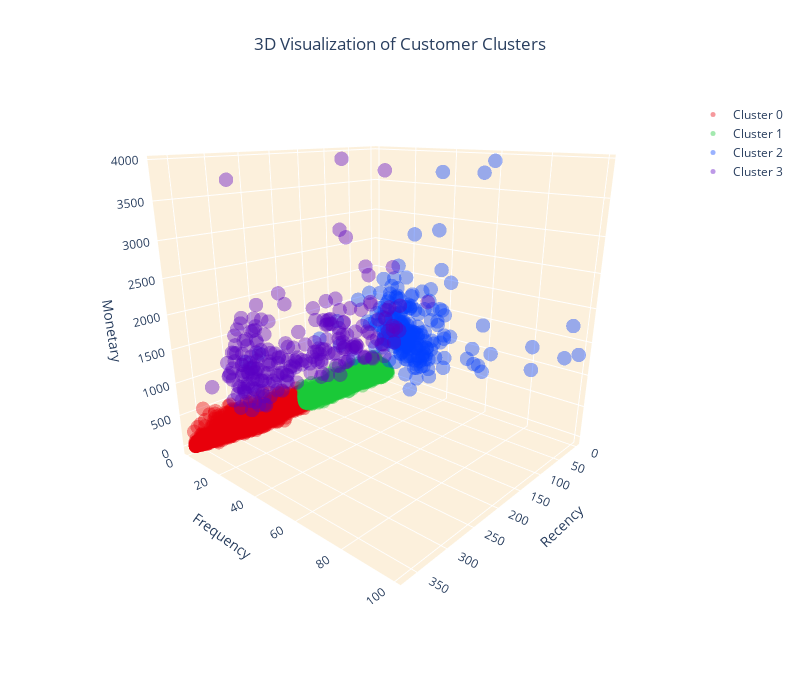

The cell this chart's notebook holds for it:
### Code cell
# Setting up the color scheme for the clusters (RGB order)
colors = ['#e8000b', '#1ac938', '#023eff', '#5a00c2']

# create a 3D scatter plot
cluster_0 = rfm[rfm['cluster'] == 0]
cluster_1 = rfm[rfm['cluster'] == 1]
cluster_2 = rfm[rfm['cluster'] == 2]
cluster_3 = rfm[rfm['cluster'] == 3]

# create a 3D scatter plot
fig = go.Figure()

# add data points for each cluster separately and specify the color
fig.add_trace(go.Scatter3d(x=cluster_0['recency'], y=cluster_0['frequency'], z=cluster_0['monetary'],
                           mode='markers', marker=dict(color=colors[0], size=5, opacity=0.4), name='Cluster 0'))
fig.add_trace(go.Scatter3d(x=cluster_1['recency'], y=cluster_1['frequency'], z=cluster_1['monetary'],
                           mode='markers', marker=dict(color=colors[1], size=5, opacity=0.4), name='Cluster 1'))
fig.add_trace(go.Scatter3d(x=cluster_2['recency'], y=cluster_2['frequency'], z=cluster_2['monetary'],
                           mode='markers', marker=dict(color=colors[2], size=5, opacity=0.4), name='Cluster 2'))
fig.add_trace(go.Scatter3d(x=cluster_3['recency'], y=cluster_3['frequency'], z=cluster_2['monetary'],
                           mode='markers', marker=dict(color=colors[3], size=5, opacity=0.4), name='Cluster 3'))

# Set the title and layout details
fig.update_layout(
    title=dict(text='3D Visualization of Customer Clusters', x=0.5),
    scene=dict(
        xaxis=dict(backgroundcolor="#fcf0dc", gridcolor='white', title='Recency'),
        yaxis=dict(backgroundcolor="#fcf0dc", gridcolor='white', title='Frequency'),
        zaxis=dict(backgroundcolor="#fcf0dc", gridcolor='white', title='Monetary'),
    ),
    width=800,
    height=700
)

# Show the plot
fig.show()

### Figure 1 — Plotly figure (JSON) as saved in the notebook; plotly's stock layout.template omitted (floating-point values rounded to 4 significant figures; data arrays with more than 128 entries replaced by an {"elided": "..."} marker saying what was removed)
{"data": [{"marker": {"color": "#e8000b", "opacity": 0.4, "size": 5}, "mode": "markers", "name": "Cluster 0", "type": "scatter3d", "x": {"elided": "10446 int values"}, "y": {"elided": "10446 int values"}, "z": {"elided": "10446 int values"}}, {"marker": {"color": "#1ac938", "opacity": 0.4, "size": 5}, "mode": "markers", "name": "Cluster 1", "type": "scatter3d", "x": {"elided": "10241 int values"}, "y": {"elided": "10241 int values"}, "z": {"elided": "10241 int values"}}, {"marker": {"color": "#023eff", "opacity": 0.4, "size": 5}, "mode": "markers", "name": "Cluster 2", "type": "scatter3d", "x": {"elided": "225 int values"}, "y": {"elided": "225 int values"}, "z": {"elided": "225 int values"}}, {"marker": {"color": "#5a00c2", "opacity": 0.4, "size": 5}, "mode": "markers", "name": "Cluster 3", "type": "scatter3d", "x": {"elided": "1713 int values"}, "y": {"elided": "1713 int values"}, "z": {"elided": "225 int values"}}], "layout": {"dragmode": "zoom", "height": 700, "scene": {"aspectmode": "auto", "aspectratio": {"x": 1, "y": 1, "z": 1}, "camera": {"center": {"x": 0.07675, "y": 0.04901, "z": -0.1258}, "eye": {"x": 1.484, "y": 1.32, "z": 0.5993}, "projection": {"type": "perspective"}, "up": {"x": 0, "y": 0, "z": 1}}, "dragmode": "turntable", "xaxis": {"backgroundcolor": "#fcf0dc", "gridcolor": "white", "title": {"text": "Recency"}, "type": "linear"}, "yaxis": {"backgroundcolor": "#fcf0dc", "gridcolor": "white", "title": {"text": "Frequency"}, "type": "linear"}, "zaxis": {"backgroundcolor": "#fcf0dc", "gridcolor": "white", "title": {"text": "Monetary"}, "type": "linear"}}, "title": {"text": "3D Visualization of Customer Clusters", "x": 0.5}, "width": 800}}
